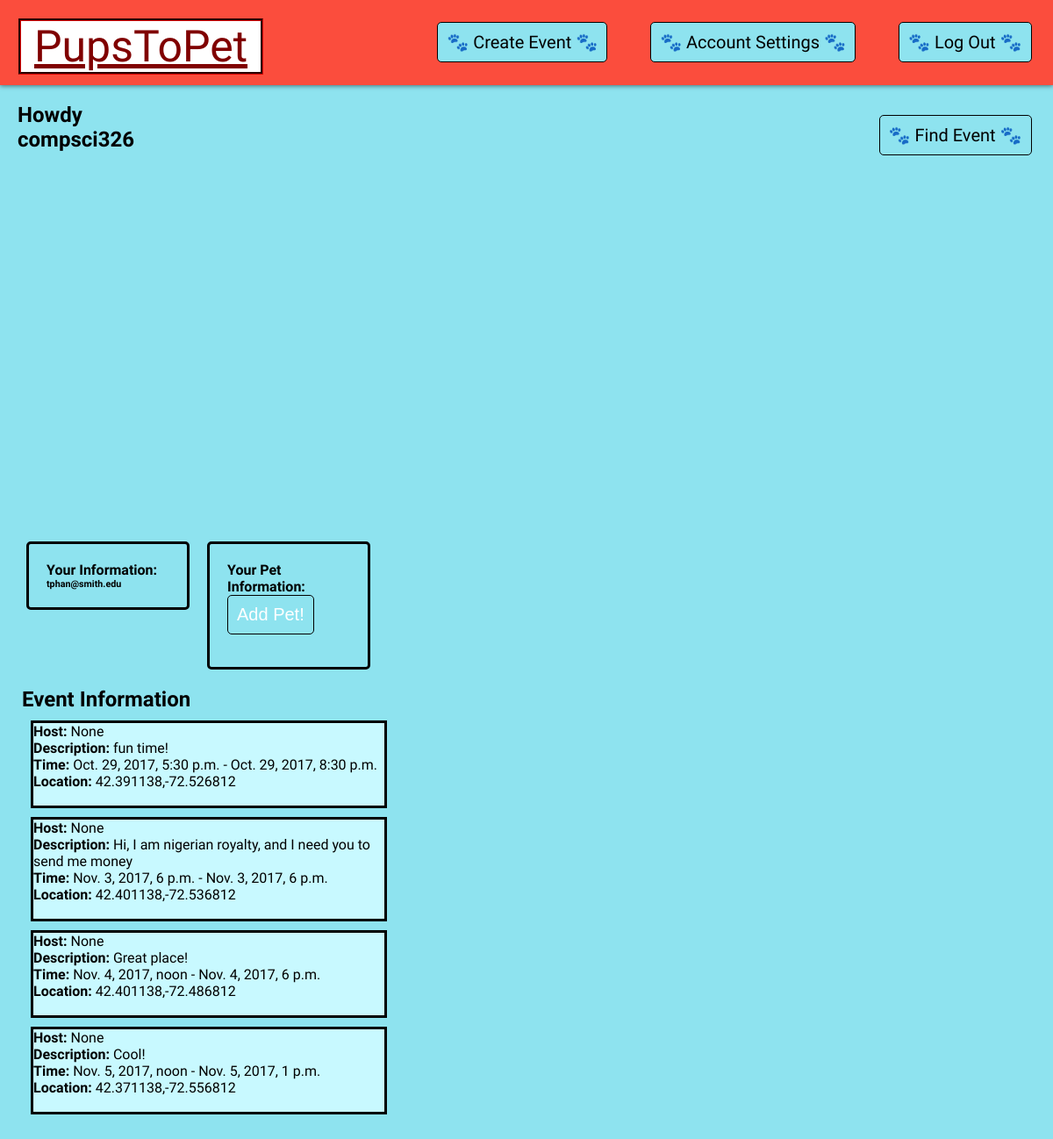
/PupsToPet/dashboard (signed in), run on the app's committed database.
### PupsToPet/models.py (models this page shows, shortened)
class Event(models.Model):
    name = models.CharField(max_length=75,null=True,help_text="Event name")
    ID = models.UUIDField(primary_key=True, default=uuid.uuid4, help_text="Unique ID for each event")
    host = models.ForeignKey('Owner',on_delete=models.SET_NULL,null=True,help_text="Host of event")
    pets = models.ManyToManyField(Pet,help_text="Pets attending event")
    start_time = models.DateTimeField(max_length=10,null=True,help_text="Enter time that event starts")
    end_time = models.DateTimeField(max_length=10,null=True,help_text="Enter time that event ends")
    description = models.CharField(max_length=300, null=True, help_text="Enter event description here!")
    location = models.CharField(max_length=100,null=True,help_text="Enter event location") #special data type?
    class Meta:
        ordering = ["start_time", "name", "host", "ID"]

### PupsToPet/views.py (the view)
@login_required
def dashboard(request):
    events=Event.objects.all()
    if request.user.is_authenticated():
        dogs=request.user.owner.pet_set.all()
    else:
        dogs=None
    return render(
        request,
        'dashboard.html',
        context={'events':events,'dogs':dogs},
    )

### PupsToPet/templates/dashboard.html (shortened to what this page needs)
{% extends "base_generic.html" %}
{% load static %}
{% block navbar %}
{% if user.is_authenticated %}
    <a href="{% url 'logout' %}?next={% url 'about' %}">
        <button>
            &#x1F43E; Log Out &#x1F43E;
        </button>
    </a>
    <a href="{% url 'userinfo' %}">
        <button>
            &#x1F43E; Account Settings &#x1F43E;
        </button>
    </a>
    <a href="{% url 'createevent' %}">
        <button>
            &#x1F43E; Create Event &#x1F43E;
        </button>
    </a>
{% endif %}
<a href="{% url 'findevent' %}">
    <button>
        &#x1F43E; Find Event &#x1F43E;
    </button>
</a>
{% endblock %}
{% block content %}
<div id="page-content">
    <div id="map" style="height: 450px;width: 80%"></div>
    {% if user.is_authenticated %}
    <h2>Howdy {{user.username}}</h2>
    <div id="personal-information">
        <h4>Your Information:</h4>
        <h6>{{user.email}}</h6>
    </div>
    <div id="pet-information">
        <h4>Your Pet Information:</h4>
        <a href="{% url 'createpet' %}">
            <button>
                Add Pet!
            </button>
        </a>
    </div>
    {% endif %}
    <div style="padding-top:10px;padding-left:5px">
        <h2>Event Information</h2>
        {% for eve in events %}
        <div style="border: 3px solid black;margin: 10px;width: 400px;background-color: rgb(200, 249, 255);;">
              <p><strong>Host: </strong>{{eve.host}}</p>
              <p><strong>Description: </strong>{{eve.description}}</p>
              <p><strong>Time: </strong>{{eve.start_time}} - {{eve.end_time}}</p>
              <p><strong>Location: </strong>{{eve.location}}</p>
              <br>
        </div>
        {% endfor %}
    </div>
</div>
{% endblock %}

### PupsToPet/templates/base_generic.html (shortened to what this page needs)
{% load static %}
<!DOCTYPE html>
<html>
    <head>
        {% block styles %}
        <link href="{% static 'css/style.css' %}" rel="stylesheet" type="text/css">
        {% endblock %}
    </head>
    <body>
        <nav>
            {% if user.is_authenticated %}
                <a href="{% url 'dashboard' %}">
            {% else %}
                <a href="{% url 'about' %}">
            {% endif %}
                <h1>
                    PupsToPet
                </h1>
            </a>
            {% block navbar %}{% endblock %}
        </nav>
        {% block content %}{% endblock %}
    </body>
</html>

### PupsToPet/static/css/style.css (style rules this page uses)
nav { height: 97px; background-color: #FB4D3D; box-shadow: 0px 1px 5px rgba(0,0,0,.5); position: fixed; width: 100%; top: 0px; left: 0; font-family: 'Fredericka the Great', cursive; z-index: 4; }
h1,h2,h3,h4,h5,h6,p { font-family: 'Karma', serif; margin: 0; }
h1 { display: inline-block; margin: 21px; font-size: 50px; padding-left: 15px; padding-right: 15px; }
nav button { float: right; margin: 24.5px; color: black; font-family: 'Fredericka the Great', cursive; }
nav h1 { background-color: white; color: maroon; text-decoration: underline; border-style: groove; border-color: maroon; text-decoration-color: maroon; text-shadow: 10px; font-family: 'Fredericka the Great', cursive; font-weight: 500; z-index: 4; }
#page-content { margin-top: 97px; padding: 20px; }
button { color: white; background-color: #8EE3EF; border: 1px solid black; border-radius: 5px; padding: 10px; font-size: 20px; }
body { margin: 0; background-color: #8EE3EF; }
#personal-information { padding: 20px; margin: 10px; border: 3px solid black; border-radius: 5px; float: left; width: 140px; }
#pet-information { padding: 20px; margin: 10px; border: 3px solid black; border-radius: 5px; float: left; width: 140px; height: 100px; overflow: scroll; }
a { text-decoration: none; color: black; }
nav { height: 97px; background-color: #FB4D3D; box-shadow: 0px 1px 5px rgba(0,0,0,.5); position: fixed; width: 100%; top: 0px; left: 0; font-family: 'Fredericka the Great', cursive; }
#map { height: 500px; width: 60%; float: right; margin: 20px; }

### data on the page
Event: host "None", description "fun time!", start_time "Oct. 29, 2017, 5:30 p.m.", end_time "Oct. 29, 2017, 8:30 p.m.", location "42.391138,-72.526812"
Event: host "None", description "Hi, I am nigerian royalty, and I need you to send me money", start_time "Nov. 3, 2017, 6 p.m.", end_time "Nov. 3, 2017, 6 p.m.", location "42.401138,-72.536812"
Event: host "None", description "Great place!", start_time "Nov. 4, 2017, noon", end_time "Nov. 4, 2017, 6 p.m.", location "42.401138,-72.486812"
Event: host "None", description "Cool!", start_time "Nov. 5, 2017, noon", end_time "Nov. 5, 2017, 1 p.m.", location "42.371138,-72.556812"

### other printed values
{{ user.username }} "compsci326"
{{ user.email }} "tphan@smith.edu"
